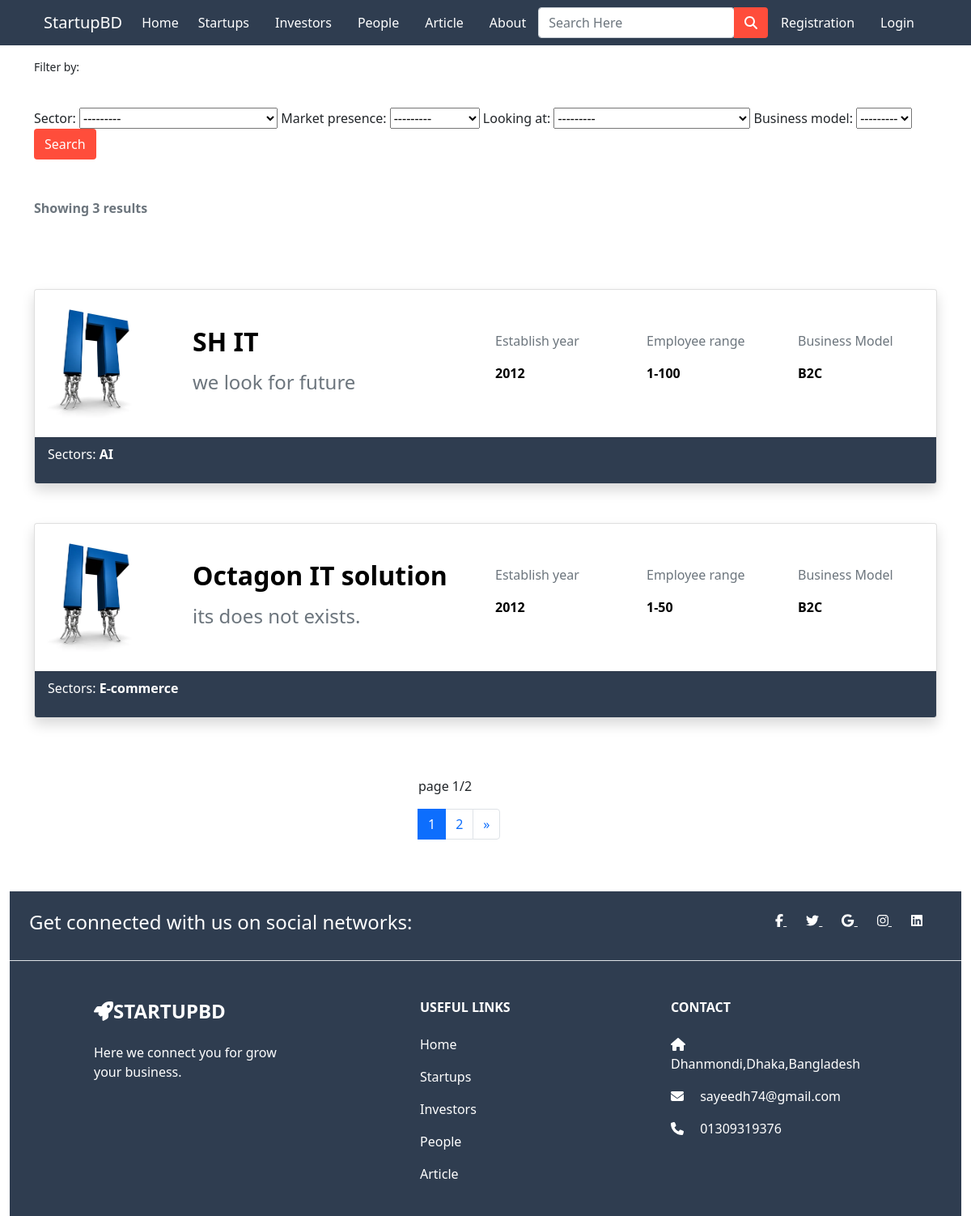
The app's page /startup_home/ with its own data.
### app/models.py (models this page shows, shortened)
class StartupInfo(models.Model):
  user = models.ForeignKey(User, on_delete = models.CASCADE)
  name = models.CharField(max_length=100, null=True, blank=True)
  company_name = models.CharField(max_length=100, null=True, blank=True)
  title = models.CharField(max_length=100,blank=True,null=True)
  email = models.EmailField(max_length=100, null=True, blank=True)
  mobile = models.CharField(max_length=50, null=True, blank=True)
  logo = models.ImageField(upload_to='images/',null=True,blank=True)
  establish_year = models.IntegerField(blank=True, null=True)
  business_model = models.CharField(max_length=100, choices=MODEL_CHOICES, blank=True,null=True)
  employee_range = models.CharField(max_length=100, blank=True, null=True)
  market_presence = models.CharField(max_length=100, choices=CITY_CHOICES, blank=True, null=True)
  looking_at = models.CharField(choices=LOOK_CHOICES,max_length=100, blank=True, null=True)
  sector = models.CharField(max_length=100,choices= SECTOR, blank=True, null=True)
  description = models.TextField(max_length=1000, blank=True, null=True)
  videofile = models.FileField(upload_to='videos/', default="Not availabe",null=True, blank=True)
  weblink = models.URLField( blank=True)
  facebook_link = models.URLField(blank=True)
  linkedin_link = models.URLField(blank=True)
  twitter_link = models.URLField(blank=True)
  location = models.CharField(max_length=100, null=True, blank=True)
  person1= models.CharField(max_length=100,choices=ROLE,blank=True,null=True)
  person1_name = models.CharField(max_length=50, blank=True, null=True)
  person1_image = models.ImageField(
      upload_to='images/', null=True, blank=True)
  person2 = models.CharField(max_length=100, choices=ROLE, blank=True, null=True)
  person2_name = models.CharField(max_length=50, blank=True, null=True)
  person2_image = models.ImageField(upload_to='images/', null=True, blank=True)

### app/views.py (the view)
# urls.py: path('startup_home/',views.startup_home,name='startup_home'),
def startup_home(request):
  startups = StartupInfo.objects.all()
  myfilter = StartupFilter(request.GET,queryset=startups)
  startups = myfilter.qs
  after_filter = startups.count()
  page = Paginator(startups, per_page=2)
  page_list = request.GET.get('page')
  page = page.get_page(page_list)
  context = {'startups': startups,'page':page,'myfilter': myfilter, 'after_filter': after_filter}
  return render(request, 'app/startup_home.html',context)

### app/templates/app/startup_home.html (shortened to what this page needs)
{% extends 'app/base.html' %}
{% load static %}
{% block main-content %}
<div class="container my-5">
  <small style="padding: 10px;"> <p>Filter by:</p></small>
  <div class="row">
    <div class="col-md-12">
  <form action="" method="get" default="select">
    {{ myfilter.form }}
    <button class="btn" style="background-color: #FF4D3B; color: white;" type="submit">Search</button>
  </form>
  </div>
  </div>
</div>
<div class="container mt-5 text-muted">
  <p><b >Showing {{after_filter}} results</b></p>
</div>
<br>
{% for startup in page.object_list %}
<a href="{% url 'startup-profile' startup.id %}" style="text-decoration: none;">
<div class="container">
  <div class="row">
    <div class="col-md-12">
      <div class="card  mt-5 shadow">
        <div class="card-body row px-2 align-items-center">
          <div class="col-md-2">
            <img src="{{ startup.logo.url }}" width="120px" height="150px" alt="No images">
          </div>
          <div class="col-md-4">
            <h4 class="card-title">
              <h2 style="color: black;"><b>{{startup.company_name}}</b></h2>
            </h4>
            <p class="card-text">
            <h4 class="text-muted">{{startup.title}}</h4>
            </p>
          </div>
          <div class="col-md-2">
            <p class="text-muted" >Establish year</p>
            <p style="color: black;" ><b> {{startup.establish_year}}</b></p>
          </div>
          <div class="col-md-2">
            <p class="text-muted" >Employee range</p>
            <p style="color: black;" ><b> {{startup.employee_range}}</b></p>
          </div>
          <div class="col-md-2">
            <p class="text-muted" >Business Model</p>
            <p style="color: black;" ><b> {{startup.business_model}}</b></p>
          </div>
          </div>
          <div style="background-color: #2F3D50" class="card-footer">
            <p style="color: white;">Sectors: <b class="me-2"> {{startup.sector}}</b></p>
          </div>
      </div>
    </div>
  </div>
</div>
</a>
{% endfor %}
<br>
<div class="container">
  <div class="row my-5">
    <div class="col-md-4 offset-md-5">
      <p>page {{page.number}}/{{page.paginator.num_pages}}</p>
      <nav aria-label="Page navigation example">
        <ul class="pagination">
          {% for num_page in page.paginator.page_range %}
          {% if page.number == num_page %}
          <li class="page-item active"><a class="page-link" href="{% url 'startup_home' %}?page={{ num_page }}">{{ num_page }}</a></li>
          {% else %}
          <li class="page-item"><a class="page-link" href="{% url 'startup_home' %}?page={{ num_page }}">{{ num_page }}</a>
          </li>
          {% endif %}
          {% endfor %}
          <li class="page-item">
            {% if page.has_next %}
            <a class="page-link" href="{% url 'startup_home' %}?page={{ page.next_page_number }}" aria-label="Next">
              <span aria-hidden="true">&raquo;</span>
            </a>
            {% endif %}
          </li>
        </ul>
      </nav>
    </div>
  </div>
</div>
{% endblock main-content %}

### records on screen
StartupInfo: logo (picture), company_name "SH IT", title "we look for future", establish_year "2012", employee_range "1-100", business_model "B2C", sector "AI"
StartupInfo: logo (picture), company_name "Octagon IT solution", title "its does not exists.", establish_year "2012", employee_range "1-50", business_model "B2C", sector "E-commerce"

### other values on screen
{{ after_filter }} "3"
{{ page.number }} "1"
{{ page.paginator.num_pages }} "2"
{{ num_page }} "1"
{{ num_page }} "2"
